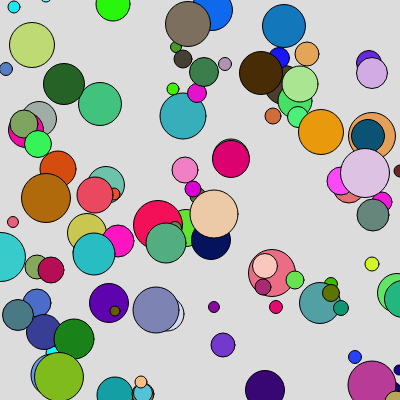
Frame 1 (no input)
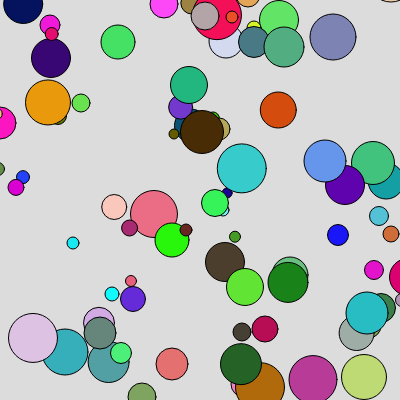
Frame 60 (no input)
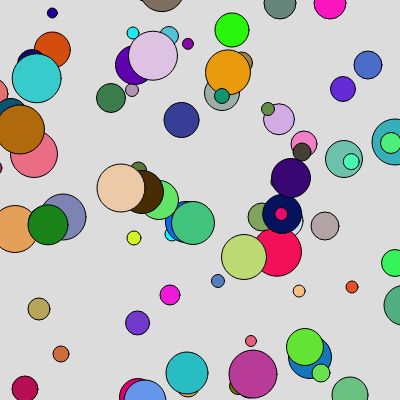
Frame 120 (the mouse pressed at the canvas centre since frame 60)

The p5.js sketch that drew these frames (run headless with seeded random() and noise() and a simulated clock; from frame 60 on, the mouse is pressed at the canvas centre):

// p5.js sketch
// ── sketch.js
let alles = {
  x: [],
  y: [],
  size: [],
  xSpeed: [],
  ySpeed: [],
  r: [],
  g: [],
  b: [],
};

function setup() {
  createCanvas(400, 400);
  for (let i = 0; i < 100; i++) {
    alles.x.push(int(random(0, 400)))
    alles.y.push(int(random(0, 400)))
    alles.size.push(int(random(10, 50)))
    alles.xSpeed.push(int(random(-5, 5)))
    alles.ySpeed.push(int(random(-5, 5)))
    alles.r.push(int(random(0, 255)))
    alles.g.push(int(random(0, 255)))
    alles.b.push(int(random(0, 255)))
  }
}

function draw() {
  background(220);
  for (let i = 0; i < 200; i++) {

    alles.x[i] = alles.x[i] + alles.xSpeed[i]
    alles.y[i] = alles.y[i] + alles.ySpeed[i]
    fill(alles.r[i], alles.g[i], alles.b[i])
    circle(alles.x[i], alles.y[i], alles.size[i])

    if (alles.xSpeed[i] == 0) {
      alles.xSpeed[i] += random(-5, 5)
    }
    if (alles.ySpeed[i] == 0) {
      alles.ySpeed[i] += random(-5, 5)
    }
    if (alles.x[i] <= -50) {
      alles.x[i] += 450
    }
    if (alles.x[i] >= 450) {
      alles.x[i] -= 450
    }
    if (alles.y[i] <= -50) {
      alles.y[i] += 450
    }
    if (alles.y[i] >= 450) {
      alles.y[i] -= 450
    }
  }

  function mousePressed() {
    // for(let mijnBal )
  }
}
